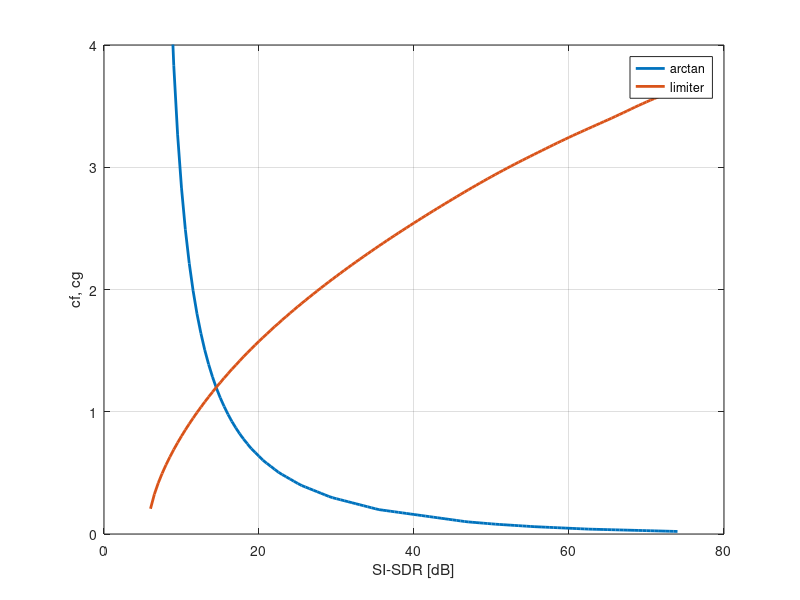

The MATLAB script that drew this image:
% Produce Fig. 2(b) in [1].
% 
% [1] G. Enzner, A. Chinaev, S. Voit, A. Sezgin, 'On Neural-Network
% Representation of Wireless Self-Interference for Inband Full-Duplex
% Communications', submitted to IEEE ICASSP-2025.
% 
% AC, 2024.08.29

clear variables; clc; close all

SISDR_dB_axis = 6:.5:74;
load('mat_files/sisdr_to_param_atan.mat');
param_NL_vec_atan = param_NL_vec;
param_atan_axis = interp1(SISDR_dB_atan, param_NL_vec, SISDR_dB_axis);
load('mat_files/sisdr_to_param_limiter.mat');
param_NL_vec_limiter = param_NL_vec;
param_limiter_axis = interp1(SISDR_dB_limiter, param_NL_vec, SISDR_dB_axis);
%
figure('Position',[100 100 600 150]);
plot(SISDR_dB_axis, param_atan_axis, 'LineWidth',2); hold on;
plot(SISDR_dB_axis, param_limiter_axis, 'LineWidth',2); grid on;
xlabel('SI-SDR [dB]'); ylabel('cf, cg'); xlim([0 80]); ylim([0 4]);
legend({'arctan','limiter'}, 'location','best');

% matlab2tikz('Fig_ParC_SISDR.tikz');